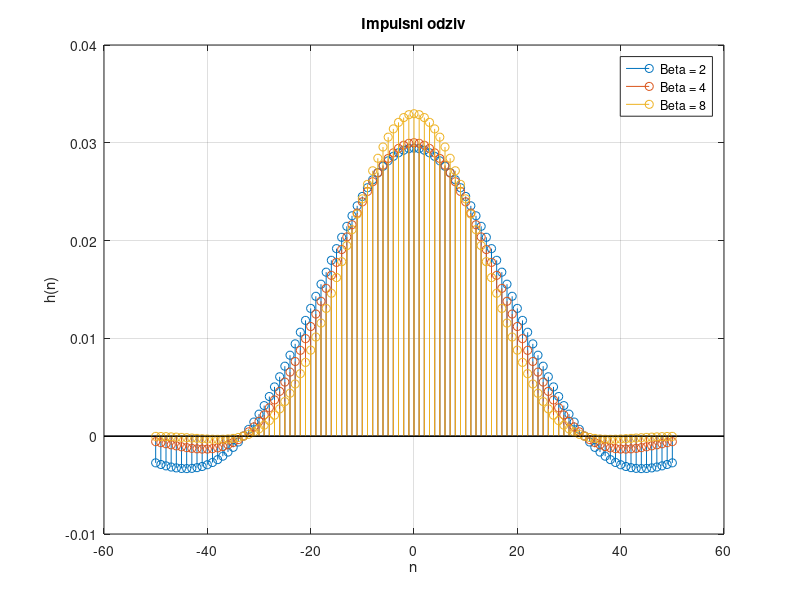
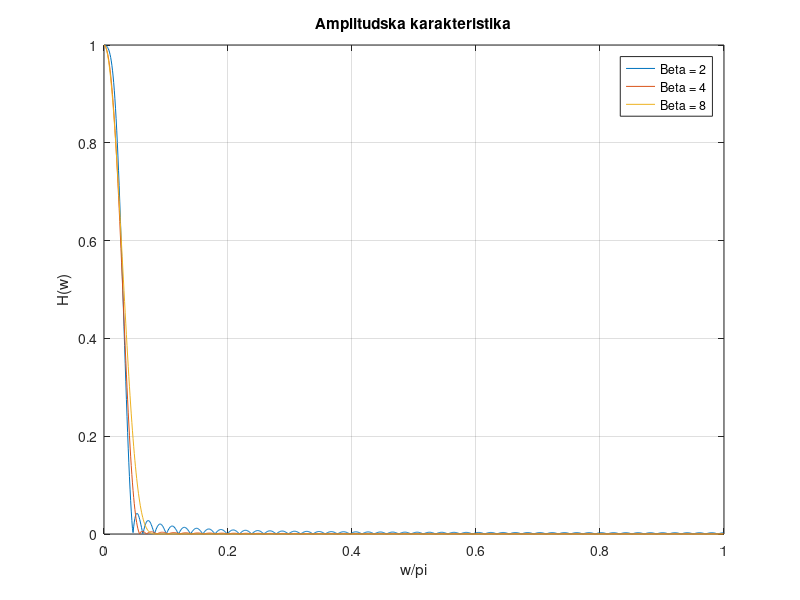
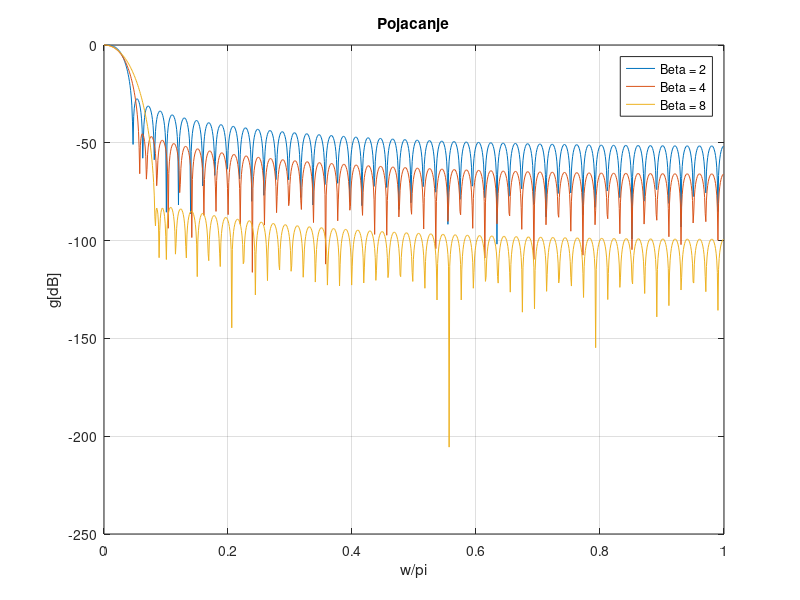
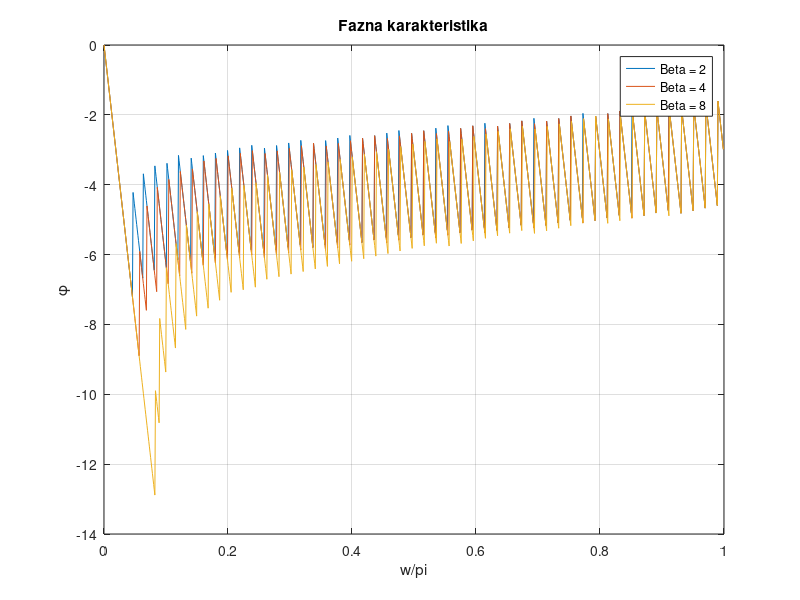

These figures' MATLAB source, in order: (Note: this script raises an error after producing the figures.)
clc, clear all, close all;


%     
%% 1. Generisanje informacione sekvence - diskretan iyvor bey memorije     
Nsim = 100000;               % broj generisanih bita
xx = rand(Nsim,1);           % generisanje informacione binarne sekvence
P = 0.5;                    % verovatnoca pojave jedinice

%davanje vrednosti binarnoj sekvenci
for i=1:Nsim
    if xx(i) > P
        xx(i) = 1;
    else
        xx(i) = 0;
        
    end
end

%% zastitni koder
x = encode(xx,7,4,'hamming/binary');

%% blok za mapiranje QPSK
x = x';
QPSK_signal = [];
for n_brojac_1 = 1:2:length(x)
    if x(1,n_brojac_1)== 0 && x(1,n_brojac_1+1)== 0
        x1 = exp(1i*pi/4);
    elseif x(1,n_brojac_1)== 0 && x(1,n_brojac_1+1)== 1
        x1 = exp(1i*3*pi/4);
    elseif x(1,n_brojac_1)== 1 && x(1,n_brojac_1+1)== 1
        x1 = exp(1i*5*pi/4);
    elseif x(1,n_brojac_1)== 1 && x(1,n_brojac_1+1)== 0
        x1 = exp(1i*7*pi/4);
    end
    QPSK_signal = [QPSK_signal x1];
end


%% 2. obrada signala

V_sim = 2000;                   %protok po simbolu [sim/s]
Nbps = 2;                       %broj bita po simbolu
V_bit = V_sim * Nbps;           %bitski protok [b/s]
Ts = 1 / V_sim;                 %trajanje simbola
M1up = 32;                      %faktor uvecanja ucestanosti                      
Nsps = M1up;                    %broj odbiraka po simbolu
Tb = Ts / Nbps;                 %trajanje bita
fb = 1/Tb;
Todb = Ts/Nsps;                 %trajanje odbirka
fs = 1/Todb;                    %ucestanost odabiranja




% podela signala na I i Q granu
I_grana = real(QPSK_signal);
Q_grana = imag(QPSK_signal);

% povecanje frekvencije odabiranja
I_grana_up = upsample(I_grana,M1up);
Q_grana_up = upsample(Q_grana,M1up);



%% uoblicavanje filtrom
N_fir = 100;         %red rcc filtra
h_fir = fir1(N_fir, 1/M1up, kaiser(N_fir+1,2));
h_fir2 = fir1(N_fir, 1/M1up, kaiser(N_fir+1,4));
h_fir3 = fir1(N_fir, 1/M1up, kaiser(N_fir+1,8));

% crtanje impulsnog odziva filtara
osa_rrc = (-N_fir/2:N_fir/2);
figure, stem(osa_rrc, h_fir);
hold on
stem(osa_rrc, h_fir2);
stem(osa_rrc, h_fir3);
grid on
xlabel('n');
ylabel('h(n)');
title('Impulsni odziv');
legend('Beta = 2','Beta = 4','Beta = 8');

% prelazak u spektralni domen
[H_rrc, wosa] = freqz(h_fir, 1, 1024);
[H_rrc2, wosa] = freqz(h_fir2, 1, 1024);
[H_rrc3, wosa] = freqz(h_fir3, 1, 1024);

% crtanje amplitudske karakteristike filtara
figure, plot(wosa/pi, [abs(H_rrc) abs(H_rrc2) abs(H_rrc3)])
ylabel('H(w)');
xlabel('w/pi'), title('Amplitudska karakteristika');
legend('Beta = 2','Beta = 4','Beta = 8');
grid on
% crtanje pojacanja filtara
figure, plot(wosa/pi, [20*log10(abs(H_rrc)),20*log10(abs(H_rrc2)),20*log10(abs(H_rrc3))]);
xlabel('w/pi'), ylabel('g[dB]'),title('Pojacanje');
legend('Beta = 2','Beta = 4','Beta = 8');
grid on
% crtanje fazne karakteristike filtara
figure, plot(wosa/pi, [unwrap(angle(H_rrc)),unwrap(angle(H_rrc2)),unwrap(angle(H_rrc3))]);
ylabel('{\phi}')
xlabel('w/pi'), title('Fazna karakteristika');
legend('Beta = 2','Beta = 4','Beta = 8');
grid on


% filtriranje signala
[I_grana_fir, zf1] = filter(h_fir, 1, I_grana_up);
[Q_grana_fir, zf2] = filter(h_fir, 1, Q_grana_up);

% poravnavanje signala usled kasnjenja
duzs = length(I_grana_fir);
duzr = length(zf1);
I_grana_fir(duzs+1:duzs+duzr) = zf1;
I_grana_fir = I_grana_fir * M1up;
Q_grana_fir(duzs+1:duzs+duzr) = zf2;
Q_grana_fir = Q_grana_fir * M1up;

% spektar I grane
 [P0_I, w] = pwelch(I_grana_fir,bartlett(M1up),0,512,fs);
 figure,plot(w/max(w),10*log10(P0_I),'b-o');
 hold on

% spektar Q grane
[P0_Q, w] = pwelch(Q_grana_fir,bartlett(M1up),0,512,fs);
plot(w/max(w),10*log10(P0_Q),'r*')
grid on
xlabel('Normalizovana frekvencija');
ylabel('Snaga/Frekvencija [dB/rad]');
legend('I grana','Q grana');


% kreiranje predajnog signala
Predaja = I_grana_fir + 1i*Q_grana_fir;


%% ABGS - kanal
Ebpn = 15;           %odnos srednje bitske energije i SGSS šuma u dB
SNRdB = Ebpn + 10*log10(Nbps) - 10*log10(Nsps);   % definisanje SNR

% dodavanje suma u signal
y = awgn(Predaja,SNRdB,'measured');


%% prijemni deo
% podela signala u Q i I granu na prijemu
I_grana_prijem = real(y);
Q_grana_prijem = imag(y);


% % spektar I grane
% [P0_I, w] = pwelch(I_grana_prijem,bartlett(M1up),0,2048,fs);
% figure,plot(w/max(w),10*log10(P0_I),'b-o')
% hold on
% 
% % spektar Q grane
% [P0_Q, w] = pwelch(Q_grana_prijem,bartlett(M1up),0,512,fs);
% plot(w/max(w),10*log10(P0_Q),'r*')


% filtriranje signala na prijemu
[I_grana_prijem_fir, zf1 ] = filter(h_fir, 1, I_grana_prijem);
[Q_grana_prijem_fir, zf2 ] = filter(h_fir, 1, Q_grana_prijem);

% poravnavanje signala na prijemu
duzs = length(I_grana_prijem_fir);
duzr = length(zf1);
I_grana_prijem_fir(duzs+1:duzs+duzr) = zf1;
Q_grana_prijem_fir(duzs+1:duzs+duzr) = zf2;

% smanjenje frekvencije
I_grana_prijem_down = downsample(I_grana_prijem_fir,M1up);
Q_grana_prijem_down = downsample(Q_grana_prijem_fir,M1up);
delay = N_fir/(M1up*2);
I_grana_prijem_down = I_grana_prijem_down(2*delay+1:end-2*delay);
Q_grana_prijem_down = Q_grana_prijem_down(2*delay+1:end-2*delay);

% formiranje prijemnog signala
Prijemni_QPSK = I_grana_prijem_down + 1i*Q_grana_prijem_down;

% crtanje konstelacionog dijagrama
figure, plot(real(Prijemni_QPSK),imag(Prijemni_QPSK),'x');
axis([-1.5 1.5 -1.5 1.5])
grid on
xlabel('In-Phase');
ylabel('Quadrature');
hold on
plot(real(QPSK_signal),imag(QPSK_signal),'o','MarkerSize',10,'MarkerFaceColor','r');


%% blok za demapiranje QPSK
biti_prijem = [];

for n_brojac_2 = 1:length(Prijemni_QPSK)
    if real(Prijemni_QPSK(n_brojac_2)) >= 0 && imag(Prijemni_QPSK(n_brojac_2)) >= 0
        biti_prijem_pom = [0 0];
    elseif real(Prijemni_QPSK(n_brojac_2)) >= 0 && imag(Prijemni_QPSK(n_brojac_2)) < 0
        biti_prijem_pom = [1 0];
    elseif real(Prijemni_QPSK(n_brojac_2)) < 0 && imag(Prijemni_QPSK(n_brojac_2)) < 0
        biti_prijem_pom = [1 1];
    elseif real(Prijemni_QPSK(n_brojac_2)) < 0 && imag(Prijemni_QPSK(n_brojac_2)) >= 0
        biti_prijem_pom = [0 1];
    end
    biti_prijem = [biti_prijem biti_prijem_pom];
end

[Broj_gresaka_pre,BER_pre] = biterr(x,biti_prijem)

 biti_prijem_posle = decode(biti_prijem,7,4,'hamming/binary');

[Broj_gresaka,BER] = biterr(xx',biti_prijem_posle)


